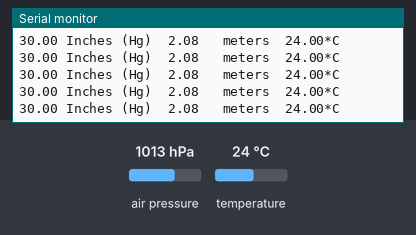
Bench run of a sketch on a simulated Arduino Uno, built with avr-gcc and run on an emulated ATmega328P. Parts: the last lines printed to the serial monitor. Inputs (shaded band) come from the test bench; at power-on: air pressure 1013 hPa, temperature 24 °C.

Above: at 1.2 s.
1.3 s: air pressure set to 1048 hPa
At 1.41 s:
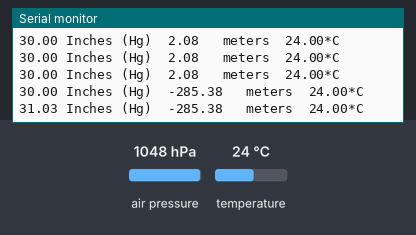
4.3 s: temperature set to 12 °C
At 4.3 s:
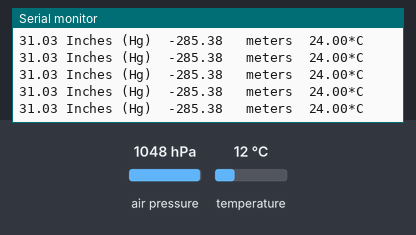
7.3 s: air pressure set to 952 hPa
At 7.32 s:
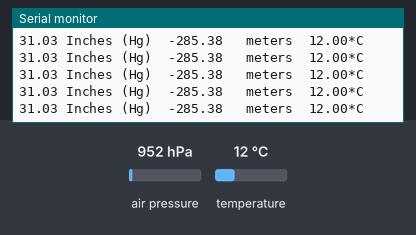
8.8 s: air pressure set to 1048 hPa
At 8.8 s:
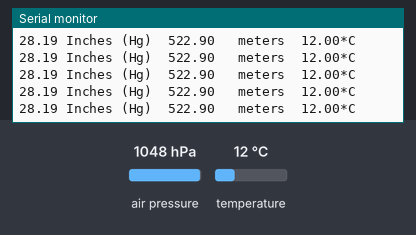
11.8 s: air pressure set to 975 hPa
At 11.9 s:
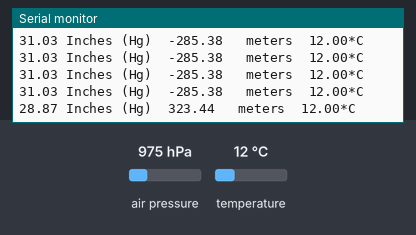
Timing chart, 0 to 14.8 s (numbered marks = the images above; inputs shaded):
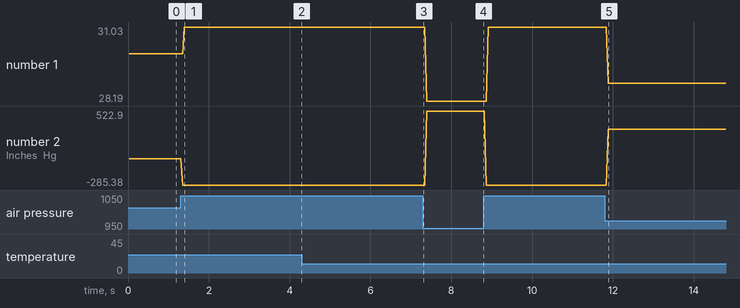

Measured:
- after the input at 1.3 s, the serial monitor: prints a new line after 0.05 s (image 1)
- after the input at 11.8 s, the serial monitor: prints a new line after 0.09 s (image 5)
- plotted number 1: 30 → 31.03 after the input at 1.3 s, 31.03 → 28.19 after the input at 7.3 s, 31.03 → 28.87 after the input at 11.8 s
- plotted number 2: 2.08 → -285.38 after the input at 1.3 s, -285.38 → 522.9 after the input at 7.3 s, -285.38 → 323.44 after the input at 11.8 s

The sketch:

altimetro.ino
```cpp
#include <Wire.h>
#include <Adafruit_MPL3115A2.h>

Adafruit_MPL3115A2 baro = Adafruit_MPL3115A2();

const int SERIAL_PORT_SPEED = 9600;

void setup() {
  Serial.begin(SERIAL_PORT_SPEED);
  Serial.println("Adafruit_MPL3115A2 test!");
}

void loop() {
  if (!baro.begin()) {
    Serial.println("Couldnt find sensor");
    return;
  }

  float pascals = baro.getPressure(); // Our weather page presents pressure in Inches (Hg)

  Serial.print(pascals / 3377);
  Serial.print(" Inches (Hg)\t");

  float altm = baro.getAltitude();
  Serial.print(altm);
  Serial.print("   meters\t");

  float tempC = baro.getTemperature();
  Serial.print(tempC);
  Serial.println("*C");
}
```
